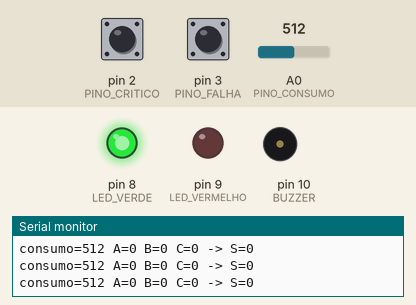
Simulated run of this sketch. Board: Arduino Uno, built with avr-gcc and run on an emulated ATmega328P. Parts: output pins drawn as LEDs (lit = HIGH), buzzer (waves = sounding), the last lines printed to the serial monitor. Inputs (shaded band) come from the test bench; at power-on: pin 3 (PINO_FALHA) HIGH, pin 2 (PINO_CRITICO) HIGH, A0 (PINO_CONSUMO) = 512.

Above: at 1.3 s.
1.4 s: pin 3 (PINO_FALHA) pulled LOW for 0.6 s
At 1.9 s:
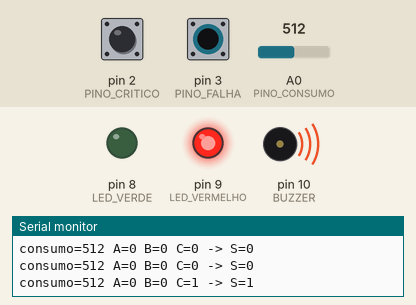
3.5 s: pin 3 (PINO_FALHA) pulled LOW for 3.2 s
At 8.0 s:
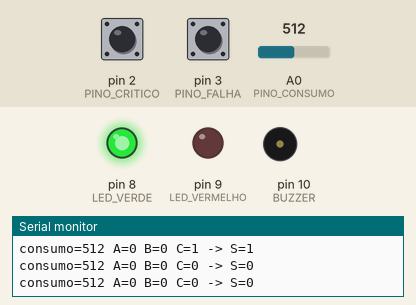
Timing chart, 0 to 9.5 s (numbered marks = the images above; inputs shaded):
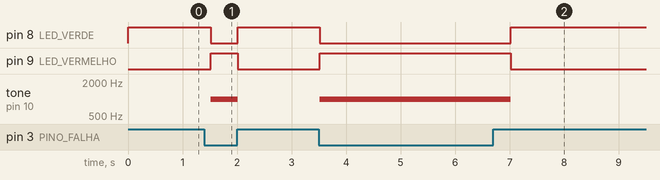

The sketch:

arduino_sifsm.ino
```cpp
/*
  arduino_sifsm.ino  -  SIFSM | Colônia Aurora Siger
  ---------------------------------------------------------------
  Regra booleana de ALERTA CRÍTICO (mesma do Python):

      S = (A AND B) OR C

  A = consumo alto      -> potenciômetro em A0 (consumo simulado)
  B = módulo crítico    -> chave deslizante em D2 (INPUT_PULLUP)
  C = falha no sensor   -> botão em D3 (INPUT_PULLUP)

  Saídas:
  D8  -> LED verde   (operação normal)
  D9  -> LED vermelho (alerta crítico)
  D10 -> buzzer       (alerta crítico)

  Para colar no Tinkercad: Circuitos > Criar > adicionar Arduino Uno,
  montar conforme circuito_logico.png e colar este código em "Código > Texto".
*/

const int PINO_CONSUMO = A0;
const int PINO_CRITICO = 2;
const int PINO_FALHA   = 3;
const int LED_VERDE    = 8;
const int LED_VERMELHO = 9;
const int BUZZER       = 10;

const int LIMITE_CONSUMO = 700;   // 0..1023 -> ~68% da escala = consumo alto

void setup() {
  pinMode(PINO_CRITICO, INPUT_PULLUP);   // chave fechada = LOW = 1 lógico
  pinMode(PINO_FALHA,   INPUT_PULLUP);   // botão pressionado = LOW = 1 lógico
  pinMode(LED_VERDE,    OUTPUT);
  pinMode(LED_VERMELHO, OUTPUT);
  pinMode(BUZZER,       OUTPUT);
  Serial.begin(9600);
  Serial.println("SIFSM - monitor de alerta critico iniciado");
}

void loop() {
  int leitura = analogRead(PINO_CONSUMO);

  // Variáveis booleanas da regra
  bool A = leitura > LIMITE_CONSUMO;               // consumo alto
  bool B = digitalRead(PINO_CRITICO) == LOW;       // módulo crítico
  bool C = digitalRead(PINO_FALHA)   == LOW;       // falha no sensor

  bool S = (A && B) || C;                          // S = A·B + C

  digitalWrite(LED_VERMELHO, S ? HIGH : LOW);
  digitalWrite(LED_VERDE,    S ? LOW  : HIGH);
  if (S) {
    tone(BUZZER, 1000);                            // 1 kHz
  } else {
    noTone(BUZZER);
  }

  // Log no Monitor Serial (evidência para o vídeo)
  Serial.print("consumo="); Serial.print(leitura);
  Serial.print(" A="); Serial.print(A);
  Serial.print(" B="); Serial.print(B);
  Serial.print(" C="); Serial.print(C);
  Serial.print(" -> S="); Serial.println(S);

  delay(500);
}
```

Measured:
- after the input at 1.4 s, pin 8 (LED_VERDE): HIGH → LOW after 0.11 s, → HIGH 0.50 s later; pin 9 (LED_VERMELHO): LOW → HIGH after 0.11 s, → LOW 0.50 s later; tone on pin 10 (BUZZER): silent → 1000 Hz after 0.11 s, → silent 0.50 s later
- after the input at 3.5 s, pin 8 (LED_VERDE): HIGH → LOW at once, → HIGH 3.5 s later; pin 9 (LED_VERMELHO): LOW → HIGH at once, → LOW 3.5 s later; tone on pin 10 (BUZZER): silent → 1000 Hz at once, → silent 3.5 s later
